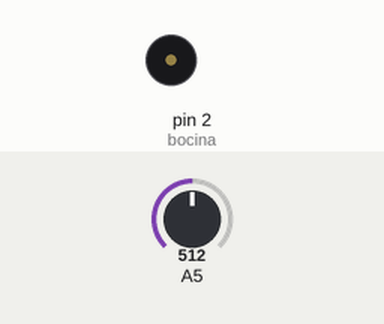
This sketch was run on a simulated Arduino Uno, built with avr-gcc and run on an emulated ATmega328P. Parts: buzzer (waves = sounding). The inputs (shaded band) are chosen by the test bench; at power-on: A5 = 512.

Above: at 1.2 s.
1.3 s: A5 set to 543
2.8 s: A5 set to 566
At 5.7 s:
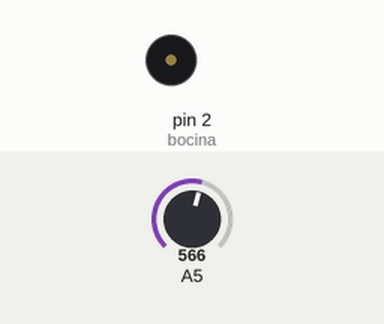
5.8 s: A5 set to 540
At 6.5 s:
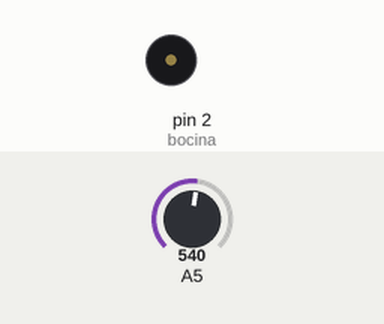
7.3 s: A5 set to 560
At 7.62 s:
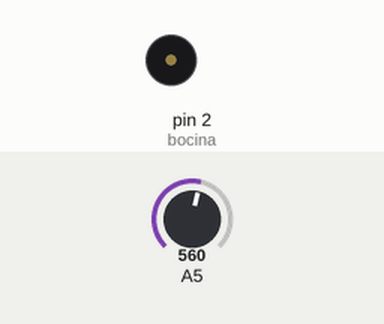
Timing chart, 0 to 11.3 s (numbered marks = the images above; inputs shaded):
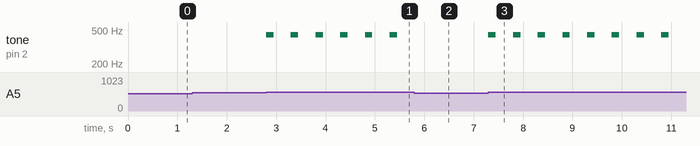

The sketch:

sensor_de_gas_con_alarma1.ino
```cpp
/*
Autor: Roberto Rico Sandoval.
Fille: Sensor de gases.
Date: 02/ 01/ 2023
*/

int gas;
int bocina = 2;

void setup()
{
  pinMode(A5, INPUT);
  pinMode(bocina, OUTPUT);
}

void loop()
{
  gas = analogRead(A5);

  if(gas >= 550){

    tone(bocina, 437, 150);
    delay(500);
  }
}
```

Measured:
- the behaviour switches between 549 and 550 on A5 (found by bisection; images 0 and 1)
- after the input at 1.3 s, every drawn part: stays the same
- after the input at 2.8 s, tone on pin 2 (bocina): alternates 437 Hz for 0.15 s and silent for 0.35 s, starting at once
- after the input at 5.8 s, tone on pin 2 (bocina): stops changing and stays silent
- after the input at 7.3 s, tone on pin 2 (bocina): alternates 437 Hz for 0.15 s and silent for 0.35 s, starting at once
